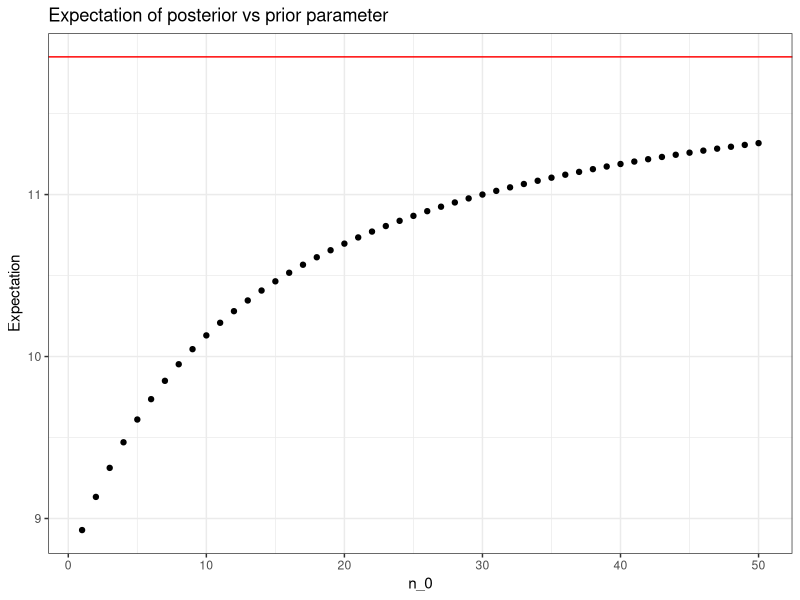
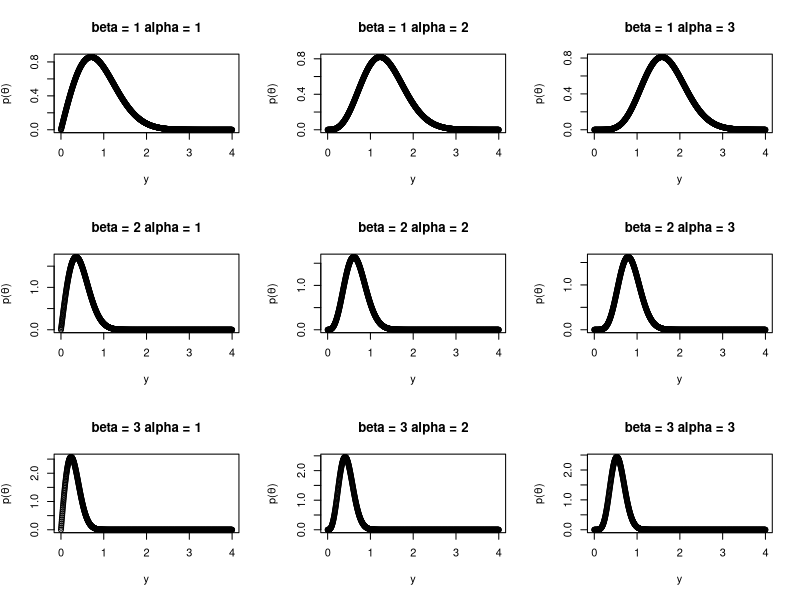
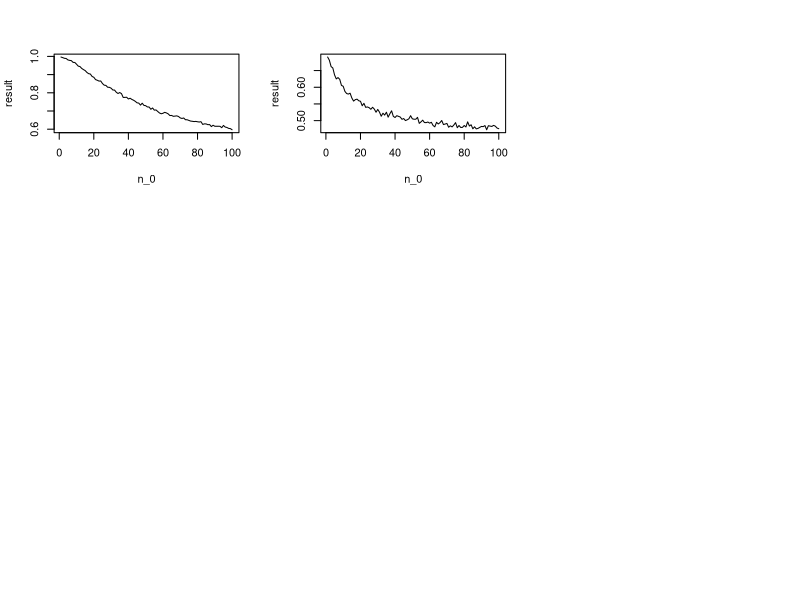

Write R code to recreate these figures, in order.
## ---- chunk 1
library(tidyverse)
require(magrittr)
require(plyr)
ggplot2::theme_set(ggplot2::theme_bw())
knitr::opts_chunk$set(fig.align = 'center')
## ---- chunk 2
y_A <- c(12,9,12,14,13,13,15,8,15,6)
y_B <- c(11,11,10,9,9,8,7,10,6,8,8,9,7)
c(sum(y_A),length(y_A))
c(sum(y_B),length(y_B))
th_a <- rgamma(10000,237,20)
th_b <- rgamma(10000,125,14)
c(mean(th_a),var(th_a))
c(mean(th_b),var(th_b))
c(qgamma(0.05,237,20),qgamma(0.95,237,20))
c(qgamma(0.05,125,14),qgamma(0.95,125,14))

## ---- chunk 3
n_0 <- 1:50
E_th_B <- (n_0*12 + 113)/(n_0+13)
E_th_B
data <- data.frame(par = n_0,expectation = E_th_B)
ggplot(data=data,aes(x=n_0,y=E_th_B)) +
  geom_point() +
  geom_hline(yintercept = 11.85,color="red") +
  labs(title="Expectation of posterior vs prior parameter",
       x="n_0",y="Expectation")
## ---- chunk 4
dgal <- function(y,beta,alpha){
  2/gamma(alpha) * (beta)^(2*alpha) * y^(2*alpha-1) * exp(-(beta^2)*y^2)
}

y <- seq(0,4,length.out = 1000)
beta <- 1:3
alpha <- seq(0.5,1.5,length.out = 3)

par(mfrow=c(3,3))

for(i in seq_along(beta)){
  for(j in seq_along(alpha)){
    plot(y,dgal(y,i,j), xlab = "y",ylab=expression(paste("p(",theta,")")),
         main=paste(expression(beta),"=",i,expression(alpha),"=",j))
  }
}
## ---- chunk 5
set.seed(1000)
theta_1 <- rbeta(5000,58,44)
theta_2 <- rbeta(5000,31,21)
mean(theta_2>theta_1)
## ---- chunk 6
set.seed(1000)
theta_a <- rgamma(5000, 237, 20)
theta_b <- rgamma(5000, 125, 14)
mean(theta_b<theta_a)
## ---- chunk 7
set.seed(1000)
n_0 <- 1:100
result <- rep(0,100)
theta_a <- rgamma(5000,237,20)
for(i in 1:100){
  theta_b <- rgamma(5000,113+12*n_0[i],13+n_0[i])
  result[i] <- mean(theta_b<theta_a)
}
plot(n_0, result, type='l')
## ---- chunk 8
set.seed(1000)
theta_a <- rgamma(5000,237,20)
theta_b <- rgamma(5000,125,14)
y_a <- rpois(5000,theta_a)
y_b <- rpois(5000,theta_b)
mean(y_b<y_a)
## ---- chunk 9
set.seed(1000)
n_0 <- 1:100
result <- rep(0,100)
theta_a <- rgamma(5000,237,20)
y_a <- rpois(5000,theta_a)
for (i in 1:100){
  theta_b <- rgamma(5000,113+12*n_0[i],13+n_0[i])
  y_b <- rpois(5000,theta_b)
  result[i] <- mean(y_b < y_a) 
}
plot(n_0, result, type='l')

